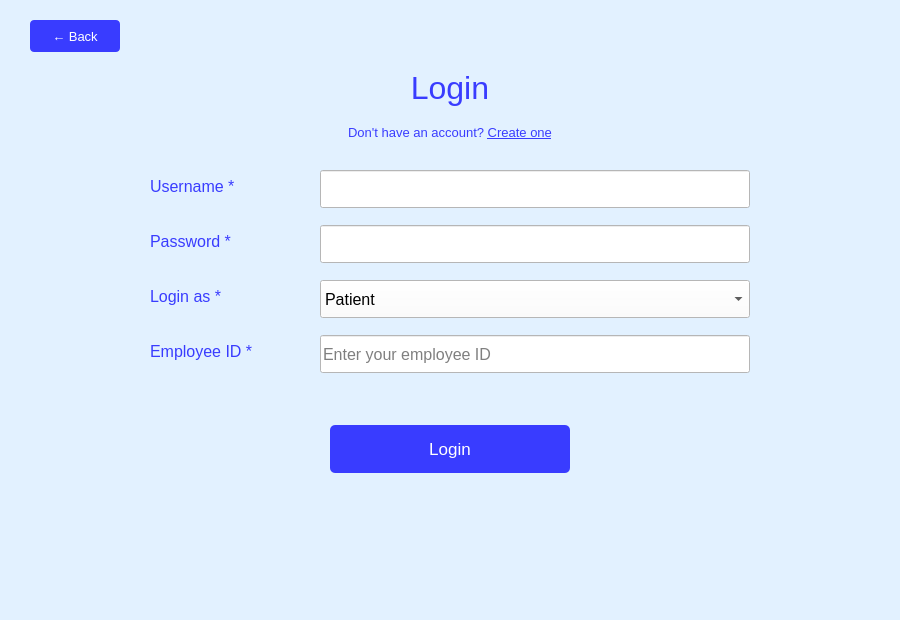
<?xml version="1.0" encoding="UTF-8"?>
<ui version="4.0">
 <class>Dialog</class>
 <widget class="QDialog" name="Dialog">
  <property name="geometry">
   <rect><x>0</x><y>0</y><width>900</width><height>620</height></rect>
  </property>
  <property name="windowTitle"><string>Login</string></property>
  <property name="styleSheet">
   <string notr="true">background-color: rgb(226, 241, 255);</string>
  </property>

  <widget class="QLabel" name="titleLabel">
   <property name="geometry"><rect><x>250</x><y>60</y><width>400</width><height>55</height></rect></property>
   <property name="styleSheet"><string notr="true">color: rgb(57, 60, 255); font-size: 24pt;</string></property>
   <property name="text"><string>Login</string></property>
   <property name="alignment"><set>Qt::AlignmentFlag::AlignCenter</set></property>
  </widget>

  <widget class="QLabel" name="signupLink">
   <property name="geometry"><rect><x>310</x><y>122</y><width>280</width><height>22</height></rect></property>
   <property name="styleSheet"><string notr="true">color: rgb(57, 60, 255); font-size: 10pt;</string></property>
   <property name="text"><string>Don't have an account? &lt;a href='signup' style='color:rgb(57,60,255);'&gt;Create one&lt;/a&gt;</string></property>
   <property name="openExternalLinks"><bool>false</bool></property>
   <property name="alignment"><set>Qt::AlignmentFlag::AlignCenter</set></property>
  </widget>

  <!-- Username -->
  <widget class="QLabel" name="lUsername">
   <property name="geometry"><rect><x>150</x><y>175</y><width>160</width><height>22</height></rect></property>
   <property name="styleSheet"><string notr="true">color: rgb(57, 60, 255); font-size: 12pt;</string></property>
   <property name="text"><string>Username *</string></property>
  </widget>
  <widget class="QLineEdit" name="Username">
   <property name="geometry"><rect><x>320</x><y>170</y><width>430</width><height>38</height></rect></property>
   <property name="styleSheet"><string notr="true">font-size: 12pt; color: rgb(0,0,0); background-color: white;</string></property>
  </widget>

  <!-- Password -->
  <widget class="QLabel" name="lPassword">
   <property name="geometry"><rect><x>150</x><y>230</y><width>160</width><height>22</height></rect></property>
   <property name="styleSheet"><string notr="true">color: rgb(57, 60, 255); font-size: 12pt;</string></property>
   <property name="text"><string>Password *</string></property>
  </widget>
  <widget class="QLineEdit" name="Password">
   <property name="geometry"><rect><x>320</x><y>225</y><width>430</width><height>38</height></rect></property>
   <property name="styleSheet"><string notr="true">font-size: 12pt; color: rgb(0,0,0); background-color: white;</string></property>
   <property name="echoMode"><enum>QLineEdit::EchoMode::Password</enum></property>
  </widget>

  <!-- Role -->
  <widget class="QLabel" name="lRole">
   <property name="geometry"><rect><x>150</x><y>285</y><width>160</width><height>22</height></rect></property>
   <property name="styleSheet"><string notr="true">color: rgb(57, 60, 255); font-size: 12pt;</string></property>
   <property name="text"><string>Login as *</string></property>
  </widget>
  <widget class="QComboBox" name="RoleCombo">
   <property name="geometry"><rect><x>320</x><y>280</y><width>430</width><height>38</height></rect></property>
   <property name="styleSheet"><string notr="true">font-size: 12pt; background-color: white;</string></property>
   <item><property name="text"><string>Patient</string></property></item>
   <item><property name="text"><string>Doctor</string></property></item>
   <item><property name="text"><string>Staff / Receptionist</string></property></item>
  </widget>

  <!-- Employee ID (shown only for Doctor/Staff) -->
  <widget class="QLabel" name="lEmployeeID">
   <property name="geometry"><rect><x>150</x><y>340</y><width>160</width><height>22</height></rect></property>
   <property name="styleSheet"><string notr="true">color: rgb(57, 60, 255); font-size: 12pt;</string></property>
   <property name="text"><string>Employee ID *</string></property>
   <property name="visible"><bool>false</bool></property>
  </widget>
  <widget class="QLineEdit" name="EmployeeID">
   <property name="geometry"><rect><x>320</x><y>335</y><width>430</width><height>38</height></rect></property>
   <property name="styleSheet"><string notr="true">font-size: 12pt; color: rgb(0,0,0); background-color: white;</string></property>
   <property name="placeholderText"><string>Enter your employee ID</string></property>
   <property name="visible"><bool>false</bool></property>
  </widget>

  <!-- Error -->
  <widget class="QLabel" name="errorLabel">
   <property name="geometry"><rect><x>150</x><y>390</y><width>600</width><height>22</height></rect></property>
   <property name="styleSheet"><string notr="true">color: red; font-size: 10pt;</string></property>
   <property name="text"><string></string></property>
   <property name="alignment"><set>Qt::AlignmentFlag::AlignCenter</set></property>
  </widget>

  <!-- Login Button -->
  <widget class="QPushButton" name="LoginButton">
   <property name="geometry"><rect><x>330</x><y>425</y><width>240</width><height>48</height></rect></property>
   <property name="styleSheet"><string notr="true">background-color: rgb(57, 60, 255); color: white; font-size: 13pt; border-radius: 5px;</string></property>
   <property name="text"><string>Login</string></property>
  </widget>

  <!-- Back -->
  <widget class="QPushButton" name="BackButton">
   <property name="geometry"><rect><x>30</x><y>20</y><width>90</width><height>32</height></rect></property>
   <property name="styleSheet"><string notr="true">background-color: rgb(57, 60, 255); color: white; font-size: 10pt; border-radius: 4px;</string></property>
   <property name="text"><string>← Back</string></property>
  </widget>

 </widget>
 <resources/>
 <connections/>
</ui>
